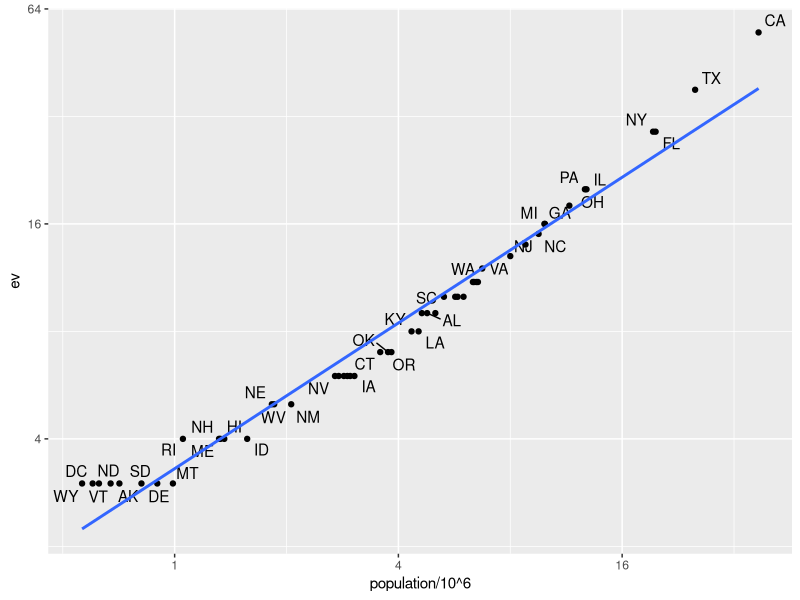

Reproduce this figure in R.
library(tidyverse)
library(dslabs)
library(ggrepel)
library(dplyr)
data("murders")
head(murders)
cat("\014")

data("polls_us_election_2016")
head(results_us_election_2016)

identical(results_us_election_2016$state, murders$state)

tab <- left_join(murders, results_us_election_2016, by = "state") %>% select(-others) %>% rename(ev = electoral_votes)
cat("\014")
head(tab)
cat("\014")

tab %>% ggplot(aes(population/10^6, ev, label = abb)) + geom_point() + geom_text_repel() + scale_x_continuous(trans = "log2") + scale_y_continuous(trans = "log2") + geom_smooth(method = "lm", se = FALSE)
  
cat("\14")
tab1 <- slice(murders, 1:6) %>% select(state, population)
tab2 <- results_us_election_2016 %>% filter(state %in% c("Alabama", "Alaska", "Arizona", "California", "Connecticut", "Delaware")) %>% select(state, electoral_votes) %>% rename(ev = electoral_votes)

cat("\14")
tab1
tab2

left_join(tab1, tab2, by = "state")
